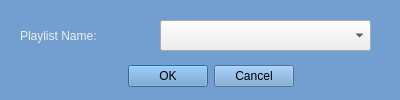
<?xml version="1.0" encoding="UTF-8"?>
<ui version="4.0">
 <class>Dialog</class>
 <widget class="QDialog" name="Dialog">
  <property name="windowModality">
   <enum>Qt::ApplicationModal</enum>
  </property>
  <property name="geometry">
   <rect>
    <x>0</x>
    <y>0</y>
    <width>400</width>
    <height>100</height>
   </rect>
  </property>
  <property name="windowTitle">
   <string>Delete Playlist</string>
  </property>
  <property name="styleSheet">
   <string notr="true">background-color: rgb(114, 159, 207);</string>
  </property>
  <property name="modal">
   <bool>false</bool>
  </property>
  <widget class="QDialogButtonBox" name="buttonBox">
   <property name="geometry">
    <rect>
     <x>40</x>
     <y>60</y>
     <width>341</width>
     <height>32</height>
    </rect>
   </property>
   <property name="orientation">
    <enum>Qt::Horizontal</enum>
   </property>
   <property name="standardButtons">
    <set>QDialogButtonBox::Cancel|QDialogButtonBox::Ok</set>
   </property>
   <property name="centerButtons">
    <bool>true</bool>
   </property>
  </widget>
  <widget class="QLabel" name="label">
   <property name="geometry">
    <rect>
     <x>20</x>
     <y>20</y>
     <width>131</width>
     <height>31</height>
    </rect>
   </property>
   <property name="styleSheet">
    <string notr="true">color: rgb(238, 238, 236);
font: 14pt &quot;Ubuntu&quot;;</string>
   </property>
   <property name="text">
    <string>Playlist Name:</string>
   </property>
  </widget>
  <widget class="QComboBox" name="comboBox">
   <property name="geometry">
    <rect>
     <x>160</x>
     <y>20</y>
     <width>211</width>
     <height>31</height>
    </rect>
   </property>
   <property name="styleSheet">
    <string notr="true">background-color: rgb(238, 238, 236);</string>
   </property>
  </widget>
 </widget>
 <resources/>
 <connections>
  <connection>
   <sender>buttonBox</sender>
   <signal>accepted()</signal>
   <receiver>Dialog</receiver>
   <slot>accept()</slot>
   <hints>
    <hint type="sourcelabel">
     <x>248</x>
     <y>254</y>
    </hint>
    <hint type="destinationlabel">
     <x>157</x>
     <y>274</y>
    </hint>
   </hints>
  </connection>
  <connection>
   <sender>buttonBox</sender>
   <signal>rejected()</signal>
   <receiver>Dialog</receiver>
   <slot>reject()</slot>
   <hints>
    <hint type="sourcelabel">
     <x>316</x>
     <y>260</y>
    </hint>
    <hint type="destinationlabel">
     <x>286</x>
     <y>274</y>
    </hint>
   </hints>
  </connection>
 </connections>
</ui>
